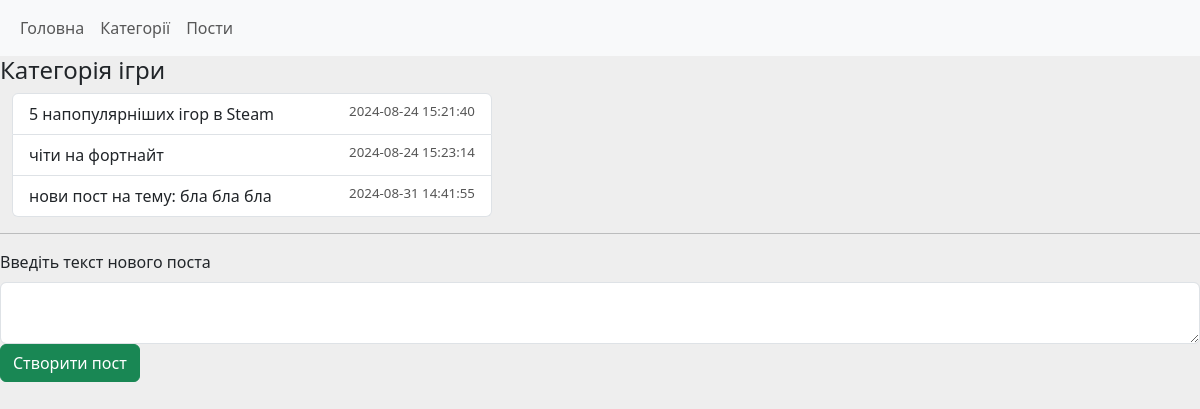
The app's page /post/category/2 with its own data.
### tables this page shows
CREATE TABLE category (
	id INTEGER PRIMARY KEY AUTOINCREMENT,
	name TEXT
);

CREATE TABLE post (
	id INTEGER PRIMARY KEY AUTOINCREMENT,
	category_id INTEGER NOT NULL,
	text TEXT,
	datetime DATETIME NOT NULL DEFAULT CURRENT_TIMESTAMP,
	
	FOREIGN KEY (category_id) REFERENCES category(id) 
);

### main.py (the view)
@app.route('/post/category/<id>', methods=["GET", "POST"])
def all_posts_in_category(id):
    if request.method == "POST":
        post_text = request.form.get("text")
        if len(post_text) > 0:
            db.addPost(id, post_text)
            return redirect(f'/post/category/{id}')
    return render_template("posts_in_category.html",
                           posts_list=db.getPostsInCategory(id),
                           category_name = db.getCategoryById(id)[0]
                           )

### db.py (called while the page is built)
def open():
    global conn, cursor
    conn = sqlite3.connect(db_name)
    cursor = conn.cursor()

def close():
    cursor.close()
    conn.close()

def getPostsInCategory(id):
    open()
    cursor.execute( "SELECT * FROM post WHERE category_id == ?", [id] )
    result = cursor.fetchall()
    close()
    return result

def getCategoryById(id):
    open()
    cursor.execute( "SELECT name FROM category WHERE id == ?", [id] )
    result = cursor.fetchone()
    close()
    return result

### templates/posts_in_category.html
{% extends 'base.html' %}
{% block content %}
<h4>Категорія {{ category_name }}</h4>
<div class="posts-list">
    <ul class="list-group">
        {% for post in posts_list  %}
            <li class="list-group-item">
                {{ post[2] }}
                <span class="date"> {{ post[3] }} </span>
            </li>
        {% endfor %}
    </ul>
</div>
<hr>
<div class="mb-3">
    <form method="post" >
        <label for="text" class="form-label" >Введіть текст нового поста</label>
        <textarea type="text" name="text" id="text" class="form-control"> </textarea>
        <input type="submit" value="Створити пост" class="btn btn-success">
    </form>
</div>
{% endblock %}

### static/style.css (style rules this page uses)
body { background: #eee; }
.posts-list { margin-left: 1%; width: 40%; }
.date { font-size: smaller; color: #555; float: right; }

### records on screen
category: name "ігри"
post: text "5 напопулярніших ігор в Steam", datetime "2024-08-24 15:21:40"
post: text "чіти на фортнайт", datetime "2024-08-24 15:23:14"
post: text "нови пост на тему: бла бла бла", datetime "2024-08-31 14:41:55"
